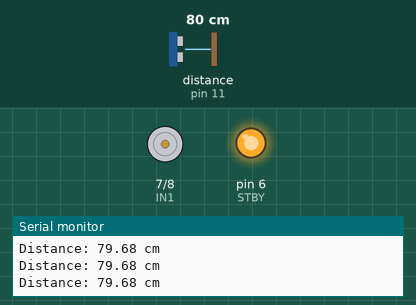
Bench run of a sketch on a simulated Arduino Uno, built with avr-gcc and run on an emulated ATmega328P. On the bench: motor-driver pin pairs drawn as motors (green arrow = first pin HIGH = forward, orange = second pin HIGH = backward, longer = more drive, scaled by the enable pin, stopped while the standby pin is LOW), output pins drawn as LEDs (lit = HIGH), the last lines printed to the serial monitor. Wiring (inferred from the names in the program): ultrasonic range finder: trigger pin 10; echo pin 11. The test bench sets the inputs (shaded band); at power-on: distance to the obstacle (sensor on pin 11) 80 cm. The echo pulse lasts 58.3 µs per cm; pins used as bus, display or sensor lines are not drawn.

Above: at 1.2 s.
1.3 s: distance to the obstacle (sensor on pin 11) set to 34 cm
2.8 s: distance to the obstacle (sensor on pin 11) set to 28 cm
At 4.3 s:
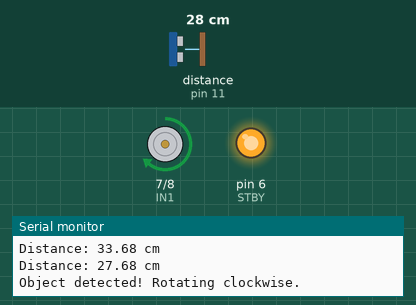
Timing chart, 0 to 9.3 s (numbered marks = the images above; inputs shaded):
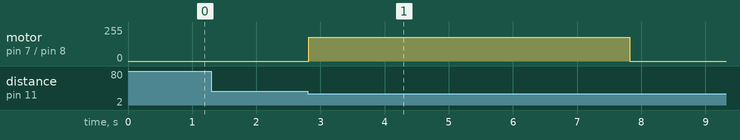

Measured:
- the behaviour switches between 31 and 30 cm on distance to the obstacle (sensor on pin 11) (found by bisection; images 0 and 1)
- after the input at 2.8 s, motor on pin 7 (IN1) / pin 8 (IN2): stopped → forward 180/255 at once, → stopped 5.0 s later

The sketch:

MovingArm.ino
```cpp
const int IN1 = 7;
const int IN2 = 8;
const int PWM = 9;
const int STBY = 6;

const int TRIG_PIN = 10;
const int ECHO_PIN = 11;

// Settings
const int DISTANCE_THRESHOLD = 30; // cm
const int MOTOR_SPEED = 180;
const unsigned long ROTATION_TIME = 5000;

// Track motor position
bool motorExtended = false;

void setup() {
  Serial.begin(9600);

  pinMode(IN1, OUTPUT);
  pinMode(IN2, OUTPUT);
  pinMode(PWM, OUTPUT);
  pinMode(STBY, OUTPUT);

  pinMode(TRIG_PIN, OUTPUT);
  pinMode(ECHO_PIN, INPUT);

  digitalWrite(STBY, HIGH);
  stopMotor();

  Serial.println("System ready!");
}

void loop() {
  float distance = getDistance();

  Serial.print("Distance: ");
  Serial.print(distance);
  Serial.println(" cm");

  // Ignore invalid distance readings
  if (distance < 0) {
    delay(100);
    return;
  }

  // Object is within 30 cm
  if (distance <= DISTANCE_THRESHOLD && !motorExtended) {

    Serial.println("Object detected! Rotating clockwise.");

    rotateClockwise();
    delay(ROTATION_TIME);
    stopMotor();

    motorExtended = true;

    Serial.println("Clockwise rotation complete.");
  }

  // Object moves beyond 30 cm
  else if (distance > DISTANCE_THRESHOLD && motorExtended) {

    Serial.println("Rotating counterclockwise.");

    rotateCounterClockwise();
    delay(ROTATION_TIME);
    stopMotor();

    motorExtended = false;

    Serial.println("Counterclockwise rotation complete.");
  }

  delay(100);
}

// Measure distance in centimeters
float getDistance() {
  digitalWrite(TRIG_PIN, LOW);
  delayMicroseconds(2);

  digitalWrite(TRIG_PIN, HIGH);
  delayMicroseconds(10);
  digitalWrite(TRIG_PIN, LOW);

  long duration = pulseIn(ECHO_PIN, HIGH, 25000);

  if (duration == 0) {
    return -1;
  }

  return duration * 0.0343 / 2.0;
}

// Rotate clockwise
void rotateClockwise() {
  digitalWrite(IN1, HIGH);
  digitalWrite(IN2, LOW);
  analogWrite(PWM, MOTOR_SPEED);
}

// Rotate counterclockwise
void rotateCounterClockwise() {
  digitalWrite(IN1, LOW);
  digitalWrite(IN2, HIGH);
  analogWrite(PWM, MOTOR_SPEED);
}

// Stop motor
void stopMotor() {
  analogWrite(PWM, 0);
  digitalWrite(IN1, LOW);
  digitalWrite(IN2, LOW);
}
```
